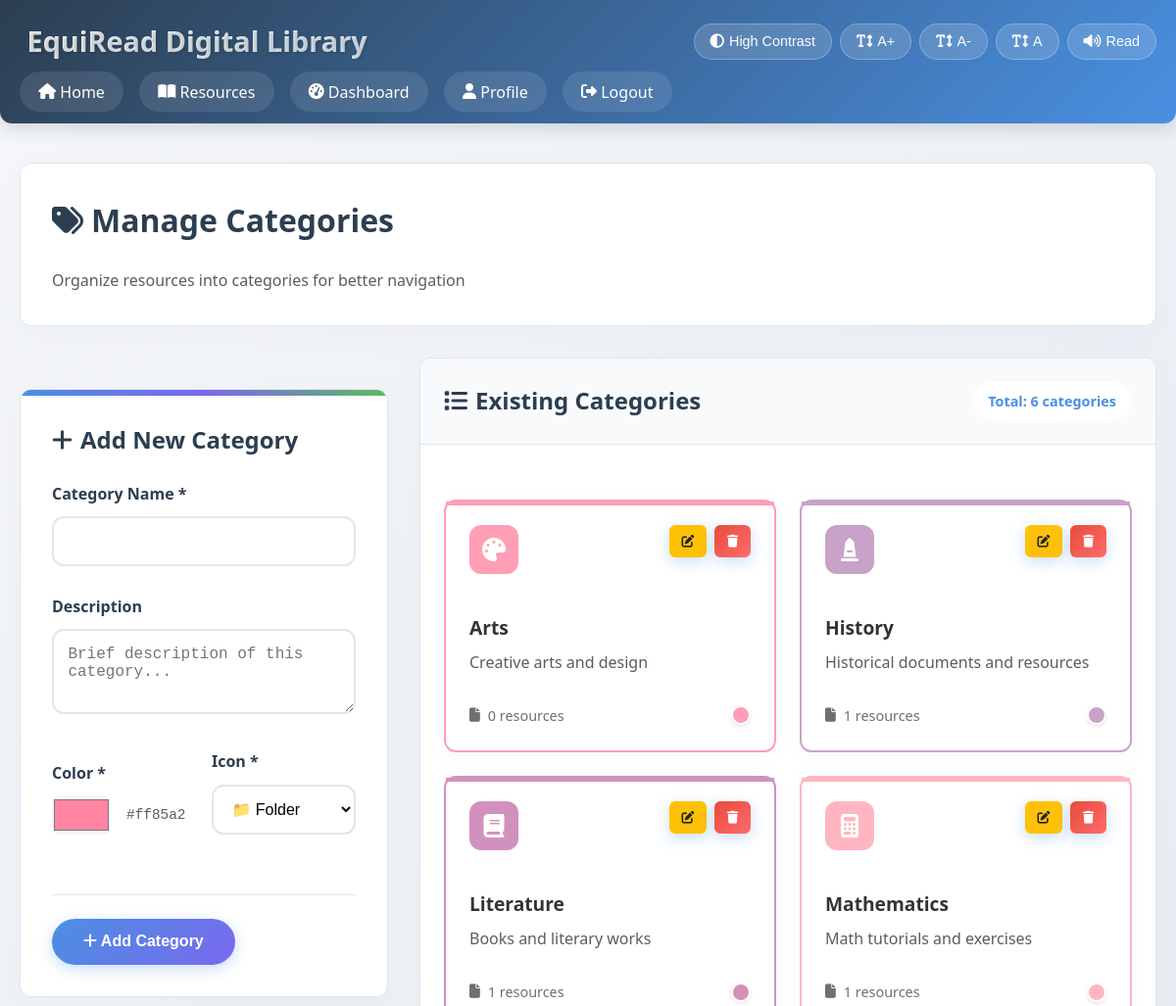
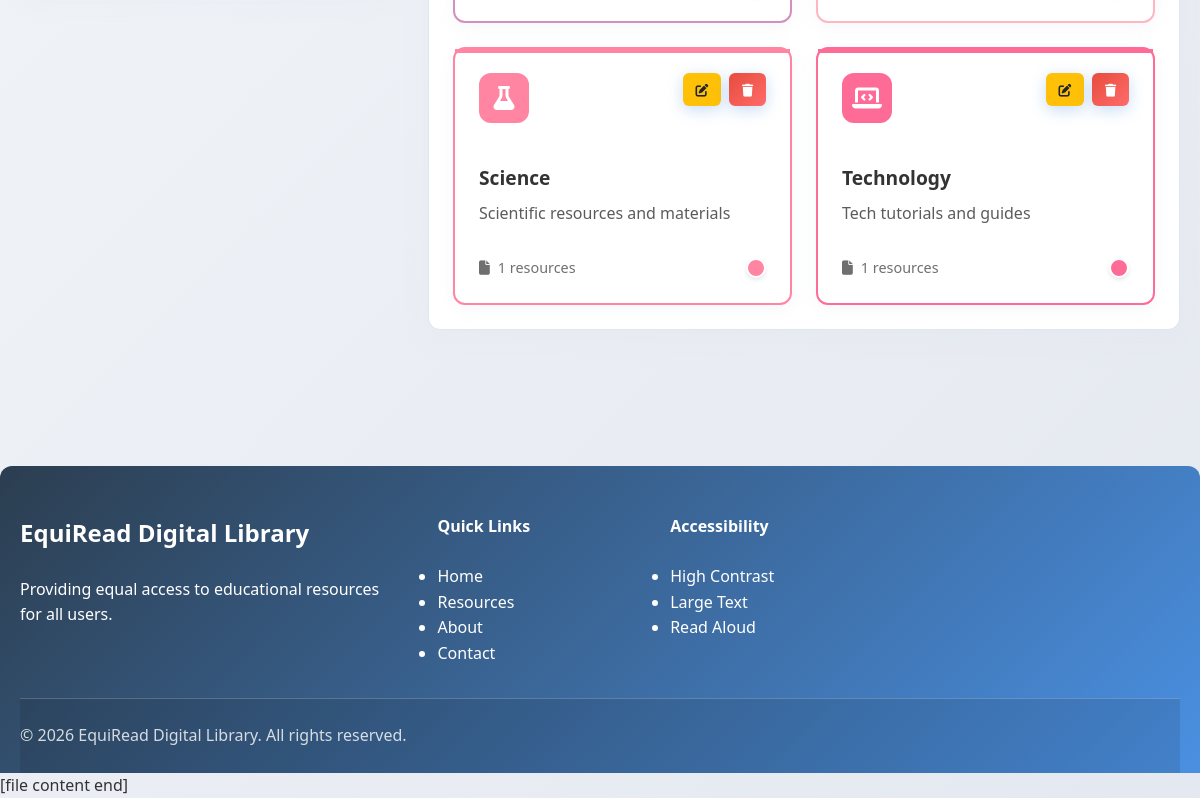
Screenshot of /manage_categories.php (signed in) with the database file from the repository (2 pictures, top to bottom).
### tables this page shows
CREATE TABLE IF NOT EXISTS tbl_categories (
    category_id INT AUTO_INCREMENT PRIMARY KEY,
    name VARCHAR(100) NOT NULL UNIQUE,
    description TEXT,
    color VARCHAR(7) DEFAULT '#ff85a2',
    icon VARCHAR(50) DEFAULT 'fas fa-folder',
    created_at TIMESTAMP DEFAULT CURRENT_TIMESTAMP
);

### manage_categories.php (the view, shortened to what this page needs)
<?php
include 'config.php';
$categories_sql = "SELECT * FROM tbl_categories ORDER BY name";
$categories_result = mysqli_query($conn, $categories_sql);
$edit_category = null;
?>
<?php include 'includes/header.php'; ?>
<div class="main-content">
    <div class="container">
        <div class="page-header">
            <h1><i class="fas fa-tags"></i> Manage Categories</h1>
            <p>Organize resources into categories for better navigation</p>
        </div>
        <div class="management-grid">
            <div class="management-form">
                <div class="form-container">
                    <h2>
                        <i class="fas fa-<?php echo $edit_category ? 'edit' : 'plus'; ?>"></i>
                        <?php echo $edit_category ? 'Edit Category' : 'Add New Category'; ?>
                    </h2>
                    <form method="POST">
                        <div class="form-group">
                            <label for="name">Category Name *</label>
                            <input type="text" id="name" name="name" class="form-control"
                                   value="<?php echo htmlspecialchars($edit_category['name'] ?? ($_POST['name'] ?? '')); ?>"
                                   required maxlength="100">
                        </div>
                        <div class="form-group">
                            <label for="description">Description</label>
                            <textarea id="description" name="description" class="form-control" rows="3"
                                      placeholder="Brief description of this category..."><?php echo htmlspecialchars($edit_category['description'] ?? ($_POST['description'] ?? '')); ?></textarea>
                        </div>
                        <div class="form-row">
                            <div class="form-group">
                                <label for="color">Color *</label>
                                <div class="color-input-container">
                                    <input type="color" id="color" name="color" class="form-control-color"
                                           value="<?php echo htmlspecialchars($edit_category['color'] ?? ($_POST['color'] ?? '#ff85a2')); ?>" required>
                                    <span class="color-value"><?php echo htmlspecialchars($edit_category['color'] ?? ($_POST['color'] ?? '#ff85a2')); ?></span>
                                </div>
                            </div>
                            <div class="form-group">
                                <label for="icon">Icon *</label>
                                <select id="icon" name="icon" class="form-control" required>
                                    <option value="fas fa-folder" <?php echo ($edit_category['icon'] ?? ($_POST['icon'] ?? '')) == 'fas fa-folder' ? 'selected' : ''; ?>>📁 Folder</option>
                                </select>
                            </div>
                        </div>
                        <div class="form-actions">
                            <button type="submit" class="btn btn-primary">
                                <i class="fas fa-<?php echo $edit_category ? 'save' : 'plus'; ?>"></i>
                                <?php echo $edit_category ? 'Update Category' : 'Add Category'; ?>
                            </button>
                        </div>
                    </form>
                </div>
            </div>
            <div class="management-list">
                <div class="management-card">
                    <div class="card-header">
                        <h2><i class="fas fa-list"></i> Existing Categories</h2>
                        <div class="header-actions">
                            <span class="total-count">Total: <?php echo mysqli_num_rows($categories_result); ?> categories</span>
                        </div>
                    </div>
                    <div class="card-content">
                        <?php if(mysqli_num_rows($categories_result) > 0): ?>
                            <div class="categories-grid">
                                <?php
                                mysqli_data_seek($categories_result, 0);
                                while($category = mysqli_fetch_assoc($categories_result)):
                                ?>
                                <div class="category-management-card" style="--category-color: <?php echo $category['color']; ?>">
                                    <div class="category-header">
                                        <div class="category-icon">
                                            <i class="<?php echo $category['icon']; ?>"></i>
                                        </div>
                                        <div class="category-actions">
                                            <a href="manage_categories.php?edit=<?php echo $category['category_id']; ?>"
                                               class="btn btn-small btn-warning" title="Edit">
                                                <i class="fas fa-edit"></i>
                                            </a>
                                            <a href="manage_categories.php?delete=<?php echo $category['category_id']; ?>"
                                               class="btn btn-small btn-danger" title="Delete"
                                               onclick="return confirm('Are you sure you want to delete the category \'<?php echo addslashes($category['name']); ?>\'? This action cannot be undone.')">
                                                <i class="fas fa-trash"></i>
                                            </a>
                                        </div>
                                    </div>
                                    <h3><?php echo htmlspecialchars($category['name']); ?></h3>
                                    <?php if($category['description']): ?>
                                        <p><?php echo htmlspecialchars($category['description']); ?></p>
                                    <?php endif; ?>
                                    <div class="category-meta">
                                        <?php
                                        $resource_count_sql = "SELECT COUNT(*) as count FROM tbl_resources WHERE category = ?";
                                        $stmt = mysqli_prepare($conn, $resource_count_sql);
                                        mysqli_stmt_bind_param($stmt, "s", $category['name']);
                                        mysqli_stmt_execute($stmt);
                                        $result = mysqli_stmt_get_result($stmt);
                                        $resource_count = mysqli_fetch_assoc($result)['count'];
                                        ?>
                                        <span class="resource-count">
                                            <i class="fas fa-file"></i> <?php echo $resource_count; ?> resources
                                        </span>
                                        <span class="category-color" style="background: <?php echo $category['color']; ?>"></span>
                                    </div>
                                </div>
                                <?php endwhile; ?>
                            </div>
                        <?php endif; ?>
                    </div>
                </div>
            </div>
        </div>
    </div>
</div>
<?php include 'includes/footer.php'; ?>

### manage_categories.php (style rules this page uses)
.management-grid { display: grid; grid-template-columns: 1fr 2fr; gap: 2rem; margin-top: 2rem; }
.form-container { background: white; padding: 2rem; border-radius: var(--border-radius); box-shadow: 0 4px 15px rgba(255, 182, 193, 0.2); border: 1px solid var(--medium-pink); }
.form-row { display: grid; grid-template-columns: 1fr 1fr; gap: 1rem; }
.color-input-container { display: flex; align-items: center; gap: 1rem; }
.form-control-color { width: 60px; height: 40px; border: none; border-radius: 8px; cursor: pointer; }
.color-value { font-family: monospace; font-size: 0.9rem; color: var(--text-color); opacity: 0.8; }
.categories-grid { display: grid; grid-template-columns: repeat(auto-fill, minmax(280px, 1fr)); gap: 1.5rem; }
.category-management-card { background: white; border: 2px solid var(--category-color, #ff85a2); border-radius: var(--border-radius); padding: 1.5rem; transition: all 0.3s ease; position: relative; }
.category-header { display: flex; justify-content: space-between; align-items: flex-start; margin-bottom: 1rem; }
.category-icon { width: 50px; height: 50px; background: var(--category-color, #ff85a2); border-radius: 12px; display: flex; align-items: center; justify-content: center; color: white; font-size: 1.5rem; }
.category-actions { display: flex; gap: 0.5rem; }
.category-management-card h3 { margin: 0 0 0.5rem 0; color: var(--text-color); font-size: 1.2rem; }
.category-management-card p { margin: 0 0 1rem 0; color: var(--text-color); opacity: 0.8; line-height: 1.4; }
.category-meta { display: flex; justify-content: space-between; align-items: center; margin-top: 1rem; padding-top: 1rem; border-top: 1px solid var(--light-pink); }
.resource-count { font-size: 0.9rem; color: var(--text-color); opacity: 0.7; }
.category-color { width: 20px; height: 20px; border-radius: 50%; border: 2px solid white; box-shadow: 0 2px 4px rgba(0,0,0,0.1); }
.btn-small { padding: 0.4rem 0.8rem; font-size: 0.8rem; }

### rows the page displays
tbl_categories: name "Arts", description "Creative arts and design", resource_count "0"
tbl_categories: name "History", description "Historical documents and resources", resource_count "1"
tbl_categories: name "Literature", description "Books and literary works", resource_count "1"
tbl_categories: name "Mathematics", description "Math tutorials and exercises", resource_count "1"
tbl_categories: name "Science", description "Scientific resources and materials", resource_count "1"
tbl_categories: name "Technology", description "Tech tutorials and guides", resource_count "1"

### other values shown
$edit_category['color'] "#ff85a2"
mysqli_num_rows($categories_result) "6"
